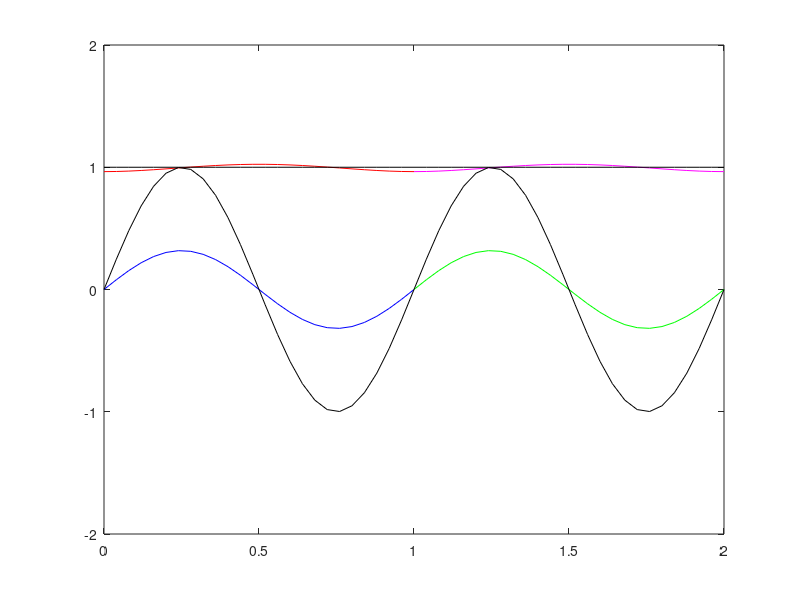

MATLAB code for this plot:
a = 1;
b = 2;

%initialize parameters
t0 = 0;
tf = 1;
L = 25;
 

%define space mesh
%h = 1 / L;
%x = 0 : h / 2 : 1;
x = linspace( 0 , 1 , L + 1 );
x = x';
h = x( 2 ) - x( 1 );

%set inital funcitons  
InitialPressure = sin( 2*pi * x );
InitialVelocity = ones( 1 , length( x ) );

% define time mesh
k = h / 2 ;
t = t0 : k : tf;
N = length( t ) - 1;

%wave speed details
rho1 = 1;                 %density
K1 = 1;                   %bulk modulus
rho2 = 1;
K2 = 1;
%impedence
Z1 = rho1 * K1;             
Z2 = rho2 * K2;

A = [ 0 K1 ; 1 / rho1 0 ];       %wave speed
R = [ -Z1 Z1 ; 1 1 ];
RI = inv(R);
evaluesA = eig( A );
c0w = evaluesA( 1 );
c0z = evaluesA( 2 );

%CFL number
mu = A * k / h;

%preallocate u, set initial value using intital condition
U =struct('PressureEdge1',zeros( N + 1 , L + 1 ),...
          'VelocityEdge1',zeros( N + 1 , L + 1 ),...
          'PressureEdge2',zeros( N + 1 , L + 1 ),...
          'VelocityEdge2',zeros( N + 1 , L + 1 ));
U( : ).PressureEdge1( 1 , : ) = InitialPressure;
U( : ).VelocityEdge1( 1 , : ) = InitialVelocity;
U( : ).PressureEdge2( 1 , : ) = InitialPressure;
U( : ).VelocityEdge2( 1 , : ) = InitialVelocity;



%struct to store w,z at junctions, index gives egde, column 1 of struct is
%the char at the left endpoint 'a' and column 2 gives the char at the 
% right endpoint 'b'
%w left moving c0w<0
%z right moving c0z>0
C=struct( 'w1',zeros( N + 1 , 2 ),...
          'z1',zeros( N + 1 , 2 ),...
          'w2',zeros( N + 1 , 2 ),...
          'z2',zeros( N + 1 , 2 ) );
      
%struct to hold the exaxt solution
E =struct('ExactPressureEdge1',zeros( N + 1 , L + 1 ),...
          'ExactVelocityEdge1',zeros( N + 1 , L + 1 ),...
          'ExactPressureEdge2',zeros( N + 1 , L + 1 ),...
          'ExactVelocityEdge2',zeros( N + 1 , L + 1 ));
%loop through time
for n=1:N
    %loop through space
    for j=2:L
%u(n + 1,j)= (u(n,j - 1) + u(n,j + 1))/2 -(mu/2)*(u(n,j + 1) - u(n,j - 1))
      
      %calculate interior nodes for edge 1
      prev = ( cell2mat( { U.PressureEdge1( n , j - 1 ),...
                           U.VelocityEdge1( n , j - 1 ) } ) )';
                  
      next = ( cell2mat( { U.PressureEdge1( n , j + 1 ),...
                           U.VelocityEdge1( n , j + 1 ) } ) )';
                  
      newU = ( prev + next ) / 2 - ( mu / 2 ) * ( next - prev );

      U.PressureEdge1( n + 1 , j ) = newU( 1 );
      U.VelocityEdge1( n + 1 , j ) = newU( 2 );
      
      %calculate interior nodes for edge 2
      prev = ( cell2mat( { U.PressureEdge2( n , j - 1),...
                           U.VelocityEdge2( n , j - 1 ) } ) )';
                    
      next = ( cell2mat( { U.PressureEdge2( n , j + 1 ),...
                           U.VelocityEdge2( n , j + 1 ) } ) )';
                    
      newU = ( prev + next ) / 2 - ( mu / 2 ) * ( next - prev );

      U.PressureEdge2( n + 1 , j ) = newU( 1 );
      U.VelocityEdge2( n + 1 , j ) = newU( 2 );
   
    end

    %JUNCTIONS
    
    j = 1;

    %calc  w char using pres/vel for egde 1 at vertex a
    prev = R * ( cell2mat( { U.PressureEdge1( n , j ),...
                             U.VelocityEdge1( n , j ) } ) )';
    
    %check to ensure press/vel for w/z satisfy IC
    C.w1( 1 , a ) = prev( 1 );
    C.z1( 1 , a ) = prev( 2 );
    
    next = R *( cell2mat( { U.PressureEdge1( n , j + 1 ),...
                             U.VelocityEdge1( n , j + 1 ) } ) )';
   
    %w(x^n)=c0(dt/dx)*(w_(L)-w_(L-1))+w_L...linear interpolation for known char
    %where c0=-1, an eigen value of A and the slope of the characteristic
    curr = c0w * ( k / h ) * ( prev - next ) + prev;
    
    %set w char value at vertex  
    C.w1( n + 1 , a ) = curr( 1 );
        
    %calc w char using pres/vel for edge 2 at vertex b
    prev = R * ( cell2mat( { U.PressureEdge2( n , j ),...
                             U.VelocityEdge2( n , j ) } ) )';
      
    next = R * ( cell2mat( { U.PressureEdge2( n , j + 1 ),...
                             U.VelocityEdge2( n , j + 1 ) } ) )';
   
    %check to ensure press/vel for w/z satisfy IC
    C.w2( 1 , b ) = prev( 1 );
    C.z2( 1 , b ) = prev( 2 );
      
    %w(x^n)=c0(dt/dx)*(z_(L)-z_(L-1))+z_L...linear interpolation for known char
    %where c0=-1, an eigen value of A and the slope of the characteristic
    curr = c0w * ( k / h ) * ( prev - next ) + prev;
    
    %set w char value at vertex 
    C.w2( n + 1 , b ) = curr( 1 );
    
    
    %JUNCTIONS
    
    j = L + 1;
    
    %calc z char using pres/vel for edge 1 at vertex b 
    prev = R * ( cell2mat( { U.PressureEdge1( n , j - 1 ),...
                             U.VelocityEdge1( n , j - 1 ) } ) )';
   
    next = R * (cell2mat( { U.PressureEdge1( n , j ),...
                            U.VelocityEdge1( n , j ) } ) )';
                      
    %check to ensure press/vel for w/z satisfy IC
    C.w1( 1 , b ) = next( 1 );
    C.z1( 1 , b ) = next( 2 );
    
    %z(x^n)=mu*(z_(L)-z_(L-1))+z_L...linear interpolation for known char
    curr = c0z * ( k / h ) * ( prev - next ) + next;
    
    %set w char value at vertex 
    C.z1( n + 1 , b ) = curr( 2 );
    
    %calc chars using pres/vel for edge 2 at vertex a
    prev = R * ( cell2mat( { U.PressureEdge2( n , j - 1 ),...
                             U.VelocityEdge2( n , j - 1 ) } ) )';
                         
    next = R * ( cell2mat( { U.PressureEdge2( n , j ),...
                             U.VelocityEdge2( n , j ) } ) )';
                         
    %check to ensure press/vel for w/z satisfy IC
    C.w2( 1 , a ) = next( 1 );
    C.z2( 1 , a ) = next( 2 );
   
    %z(x^n)=mu*(z_(L)-z_(L-1))+z_L...linear interpolation for known char
    curr = c0z * ( k / h ) * ( prev - next ) + next;
    
    %set w char value at vertex 
    C.z2( n + 1 , a ) = curr( 2 );
    
    
    
    %Vertex a
    %calc unk chars at vertex using juction conditions. Solve system 
    %Ax=b using interpolated chars 
    knownchars = ( cell2mat( { C.w1( n + 1 , a ),...
                               C.z2( n + 1 , a ) } ) )';
    %multiply by coeff matrix                       
    knownchars = [ Z1  Z2 ; -1 1 ] * knownchars;
    %solve
    unkchars = [ Z2 Z1 ; -1 1 ] \ knownchars ;
    %set new chars at vertex a 
    C.w2( n + 1 , a ) = unkchars( 1 );
    C.z1( n + 1 , a ) = unkchars( 2 );
  
    %calc press/vel using chars on edge 1 at vertex a
    newC = ( cell2mat( { C.w1( n + 1 , a ),...
                         C.z1( n + 1 , a ) } ) )';
                     
    newU = RI * newC;
    U.PressureEdge1( n + 1 , 1 ) = newU( 1 );
    U.VelocityEdge1( n + 1 , 1 ) = newU( 2 );
    
    %calc press/vel using chars on edge 2 at vertex a
    newC = ( cell2mat( { C.w2( n + 1 , a ),...
                         C.z2( n + 1 , a ) } ) )';
                     
    newU = RI * newC;
    U.PressureEdge2( n + 1 , L + 1 ) = newU( 1 );
    U.VelocityEdge2( n + 1 , L + 1 ) = newU( 2 );
    
    
    %Vertex b
    %calc unk chars at vertex using juction conditions. Solve system 
    %Ax=b using interpolated chars 
    knownchars = ( cell2mat( { C.w2( n + 1 , b ),...
                               C.z1( n + 1 , b ) } ) )';
    
    %multiply by coefficient matrix
    knownchars = [ -Z2 -Z1 ; 1 -1 ] * knownchars;
    %solve
    unkchars = [ -Z1 -Z2 ; 1 -1 ] \ knownchars;
    C.w1( n + 1 , b ) = unkchars( 1 );
    C.z2( n + 1 , b ) = unkchars( 2 );
    
    
    %calc press/vel using chars on edge 1 at vertex b  
    newC = ( cell2mat( { C.w1( n + 1 , b ),...
                         C.z1( n + 1 , b ) } ) )';
                     
    newU = RI * newC;
    U.PressureEdge1( n + 1 , L + 1 ) = newU( 1 );
    U.VelocityEdge1( n + 1 , L + 1 ) = newU( 2 );
   
    %calc press/vel using chars on edge 2 at vertex b
    newC = ( cell2mat( { C.w2( n + 1 , b ),...
                         C.z2( n + 1 , b ) } ) )';
                     
    newU = RI * newC;
    U.PressureEdge2( n + 1 , 1 ) = newU( 1 );
    U.VelocityEdge2( n + 1 , 1 ) = newU( 2 );
    
      
    
end


%calculate exact solution using known solutions for w,z
for n =1:N+1 
    wX = x - c0w * t( n );
    zX = x - c0z * t( n );
    wexact = ( -sin( 2*pi * wX) + 1 )';
    zexact = ( sin ( 2*pi * zX ) + 1 )';
    uexact= RI * [ wexact ; zexact ];
    
    E.ExactPressureEdge1( n , : ) =  uexact(1,:);
    E.ExactVelocityEdge1( n , : ) =  uexact(2,:);
    E.ExactPressureEdge2( n , : ) =  uexact(1,:);
    E.ExactVelocityEdge2( n , : ) =  uexact(2,:); 
end

clf
for i=1:N+1
    
    plot( x  , U.PressureEdge1( i , : ) , 'b',...
          x+1  , U.PressureEdge2( i , : ) , 'g',...
          x  , U.VelocityEdge1( i , : ) , 'r',...
          x +1 , U.VelocityEdge2( i , : ) , 'm',...
          x  , E.ExactPressureEdge1( i , : ) , 'k',...
          x +1 , E.ExactPressureEdge2( i , : ) , 'k',...
          x  , E.ExactVelocityEdge1( i , : ) , 'k',...
          x +1 , E.ExactVelocityEdge2( i , : ) , 'k')
      
	axis( [ 0  2 -2 2 ])
    pause( .05 )
    drawnow
    
end
hold off



